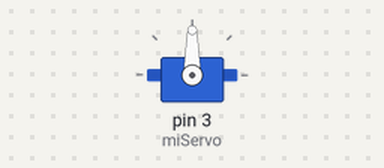
Recording of a sketch running on a simulated Arduino Uno, built with avr-gcc and run on an emulated ATmega328P. On the bench: servo. What the sketch prints to the serial monitor is not drawn.

Above: at 0.05 s.
At 0.95 s:
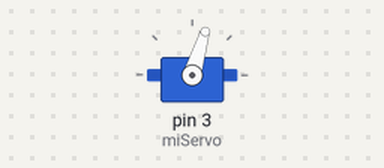
At 2.05 s:
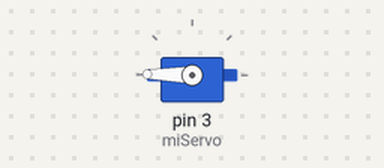
At 4.05 s:
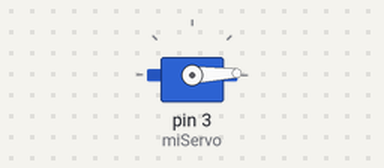
Timing chart, 0 to 5.3 s (numbered marks = the images above):
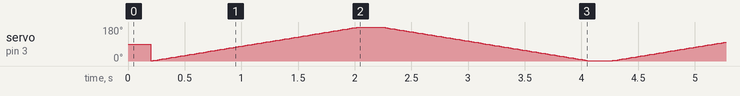

The sketch:

servo_prueba.ino
```cpp
#include <Servo.h> //libreria

Servo miServo;

int angulo; //la posicion que queremos
int i = 1; //para controlar

void setup() {
  miServo.attach(3); //el cable datos se conecta allí
  Serial.begin(9600); //para ver el angulo
}

void loop() {

  if(i==1){
    angulo++;
  }
  else{
    angulo--;
  }

  Serial.println(angulo);

  if(angulo<=1) {
    angulo = 1;
    i = 1;
    delay(200);
  }

  if(angulo>=180) {
    angulo = 180;
    i = 0;
    delay(200);
  }

  miServo.write(angulo);
  delay(10);
}
```
